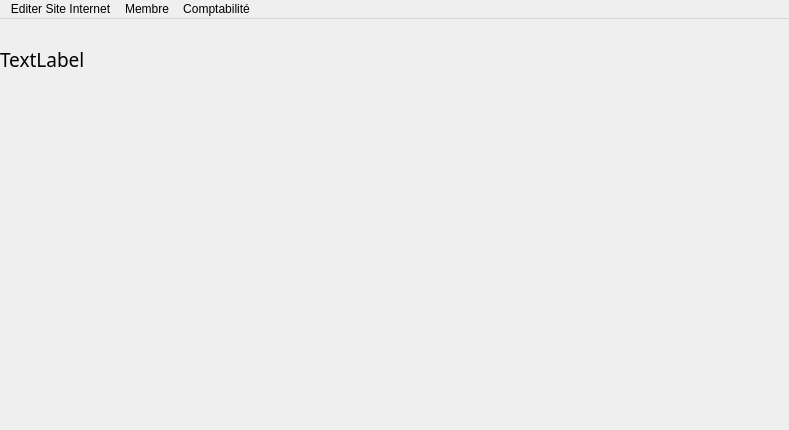
<?xml version="1.0" encoding="UTF-8"?>
<ui version="4.0">
 <class>accueil</class>
 <widget class="QMainWindow" name="accueil">
  <property name="geometry">
   <rect>
    <x>0</x>
    <y>0</y>
    <width>789</width>
    <height>430</height>
   </rect>
  </property>
  <property name="minimumSize">
   <size>
    <width>789</width>
    <height>430</height>
   </size>
  </property>
  <property name="maximumSize">
   <size>
    <width>789</width>
    <height>430</height>
   </size>
  </property>
  <property name="windowTitle">
   <string>Rambolitalents Manager</string>
  </property>
  <property name="windowIcon">
   <iconset>
    <normaloff>../build-rambolitalentsManager-Desktop_Qt_5_9_6_MinGW_32bit-Debug/images/icon.png</normaloff>../build-rambolitalentsManager-Desktop_Qt_5_9_6_MinGW_32bit-Debug/images/icon.png</iconset>
  </property>
  <widget class="QWidget" name="centralwidget">
   <property name="font">
    <font>
     <pointsize>3</pointsize>
    </font>
   </property>
   <widget class="QLabel" name="label">
    <property name="geometry">
     <rect>
      <x>90</x>
      <y>90</y>
      <width>611</width>
      <height>201</height>
     </rect>
    </property>
    <property name="text">
     <string/>
    </property>
    <property name="pixmap">
     <pixmap>../build-rambolitalentsManager-Desktop_Qt_5_9_6_MinGW_32bit-Debug/images/logoasso.png</pixmap>
    </property>
    <property name="scaledContents">
     <bool>true</bool>
    </property>
    <property name="alignment">
     <set>Qt::AlignCenter</set>
    </property>
   </widget>
   <widget class="QLabel" name="welcomeMessage">
    <property name="geometry">
     <rect>
      <x>0</x>
      <y>30</y>
      <width>791</width>
      <height>20</height>
     </rect>
    </property>
    <property name="font">
     <font>
      <family>Gill Sans MT</family>
      <pointsize>14</pointsize>
     </font>
    </property>
    <property name="text">
     <string>TextLabel</string>
    </property>
   </widget>
  </widget>
  <widget class="QMenuBar" name="menubar">
   <property name="geometry">
    <rect>
     <x>0</x>
     <y>0</y>
     <width>789</width>
     <height>20</height>
    </rect>
   </property>
   <widget class="QMenu" name="menue_commerce">
    <property name="title">
     <string>Editer Site Internet</string>
    </property>
    <addaction name="actionGestion_Produits"/>
    <addaction name="actionGestion_Atelier"/>
    <addaction name="actionLocations"/>
    <addaction name="actionVerifier_Billet"/>
   </widget>
   <widget class="QMenu" name="menumembre">
    <property name="title">
     <string>Membre</string>
    </property>
    <addaction name="actionGestion_Fichiers"/>
    <addaction name="actionCreer_Compte"/>
    <addaction name="actionMail"/>
   </widget>
   <widget class="QMenu" name="menuCompta">
    <property name="title">
     <string>Comptabilité</string>
    </property>
   </widget>
   <addaction name="menue_commerce"/>
   <addaction name="menumembre"/>
   <addaction name="menuCompta"/>
  </widget>
  <action name="actionGestion_Produits">
   <property name="text">
    <string>Gestion Produits</string>
   </property>
   <property name="font">
    <font/>
   </property>
  </action>
  <action name="actionGestion_Spectacle">
   <property name="text">
    <string>Gestion Spectacles</string>
   </property>
  </action>
  <action name="actionGestion_Atelier">
   <property name="text">
    <string>Gestion Atelier</string>
   </property>
  </action>
  <action name="actionLocations">
   <property name="text">
    <string>Locations</string>
   </property>
  </action>
  <action name="actionCreer_Compte">
   <property name="text">
    <string>Créer Compte</string>
   </property>
  </action>
  <action name="actionGestion_Fichiers">
   <property name="text">
    <string>Gestion Fichiers</string>
   </property>
  </action>
  <action name="actionMail">
   <property name="text">
    <string>Envoie Mail</string>
   </property>
  </action>
  <action name="actionVerifier_Billet">
   <property name="text">
    <string>Vérifier Billet</string>
   </property>
  </action>
 </widget>
 <resources/>
 <connections/>
</ui>
